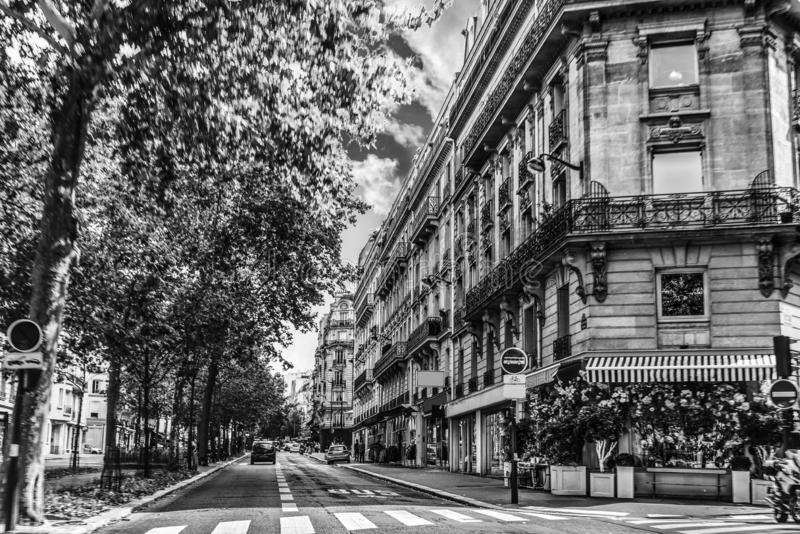
#> input picture Paris.jpg, 800 x 534 px
$ python main.py
#> lines starting #> are read from the running program, lines starting #| are printed output that depends on the picture; long printed decimals are rounded
import numpy as np
import numpy.linalg as npla
from scipy import linalg as spla
import matplotlib.pyplot as plt
np.set_printoptions(precision = 4)

image = plt.imread( "Paris.jpg" )
#> image is the input picture: shape (534, 800); min 0, max 255, mean 104.8
M = np.float64( image)
U, sigma, Vt = spla.svd(M)
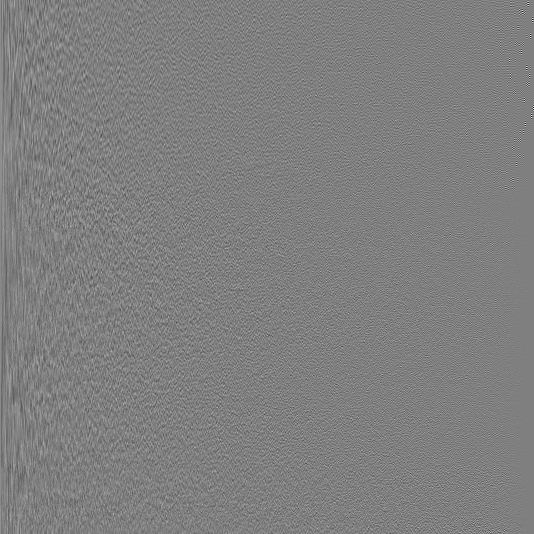
#> U: shape (534, 534) float64; min -0.454, max 0.454, mean 6.23e-05; drawn with min black and max white
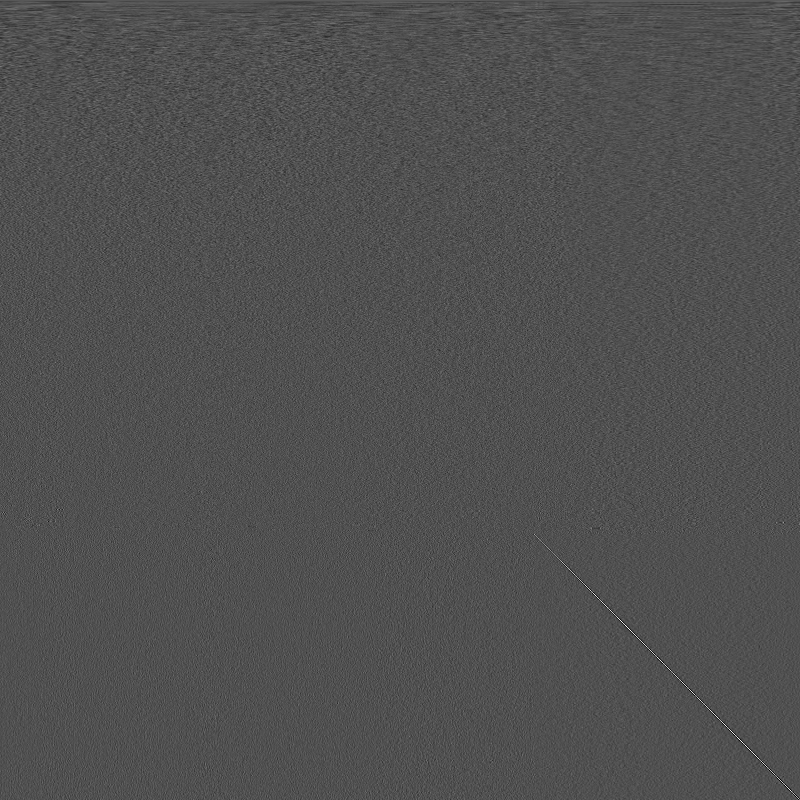
#> Vt: shape (800, 800) float64; min -0.312, max 0.676, mean 4.64e-05; drawn with min black and max white
#> sigma = 534 values, max 71289.5 at index 0, min 4.67 at index 533, mean 1040.4
nrows, ncols = M.shape
#> nrows = 534; ncols = 800
M_storage = nrows*ncols
#> M_storage = 427200
Mk = np.zeros(M.shape)
summed = np.sum(sigma)
#> summed = 555588.5
terms = 0;
preserved = 0
while preserved/summed < 0.99:
    Mk+=sigma[terms] * np.outer( U[:,terms], Vt[terms,:] )
    preserved += sigma[terms]
    terms+=1
#> this loop made 449 passes
#> preserved on passes 1 to 3: 71289.5, 84865.3, 95482.2
#> pass 1, `Mk+=sigma[terms] * np.outer( U[:,terms], Vt[terms,:] )`:
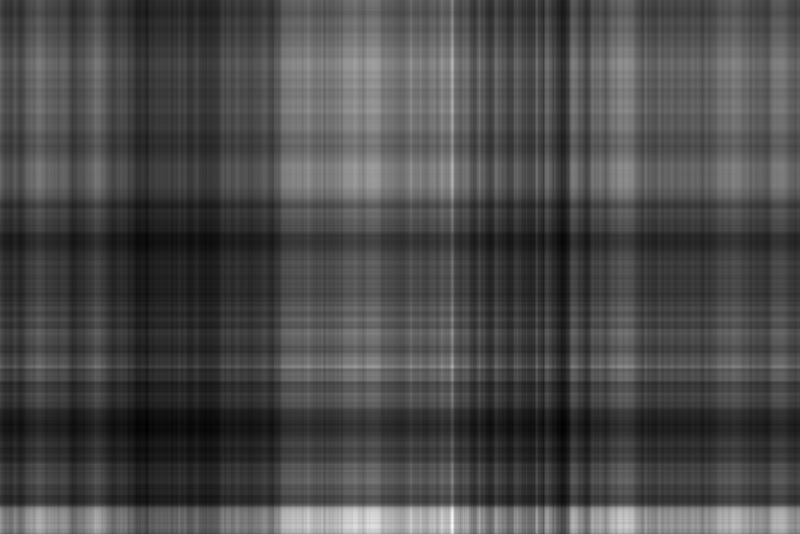
#> Mk: shape (534, 800) float64; min 35.05, max 275.4, mean 104.8; drawn with min black and max white
#> pass 2, `Mk+=sigma[terms] * np.outer( U[:,terms], Vt[terms,:] )`:
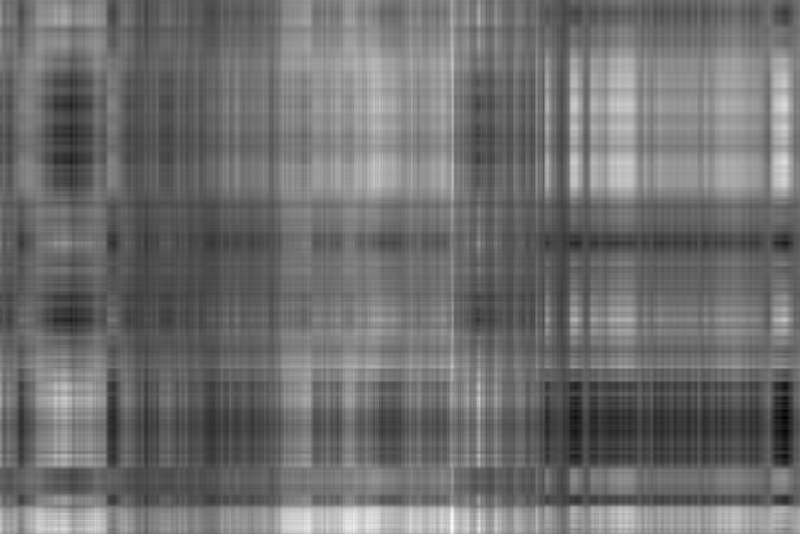
#> Mk: shape (534, 800) float64; min -28.57, max 277.3, mean 104.9; drawn with min black and max white
#> pass 3, `Mk+=sigma[terms] * np.outer( U[:,terms], Vt[terms,:] )`:
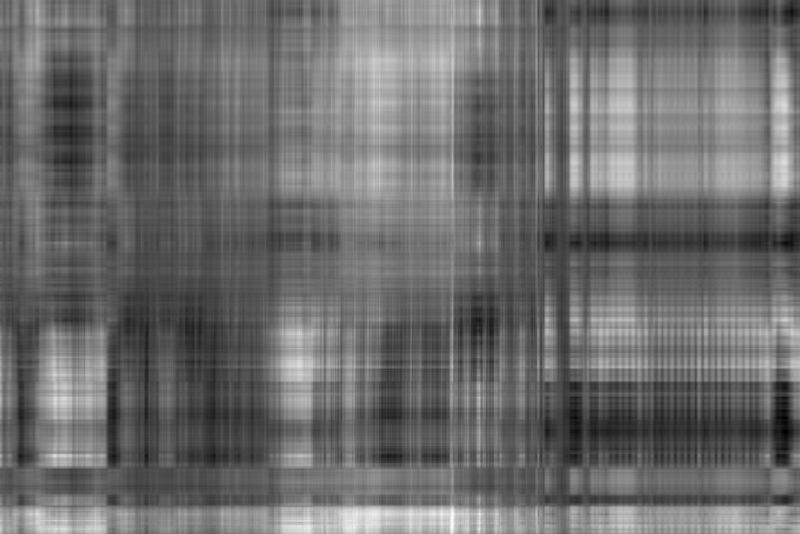
#> Mk: shape (534, 800) float64; min -21.96, max 276.2, mean 104.9; drawn with min black and max white
#> after the loop, preserved = 550103.5; terms = 449
print(terms)
#| 449

#10 terms

terms = 10
Mtemp = np.zeros(M.shape)
for i in range(terms):
    Mtemp +=sigma[i] * np.outer( U[:,i], Vt[i,:] )
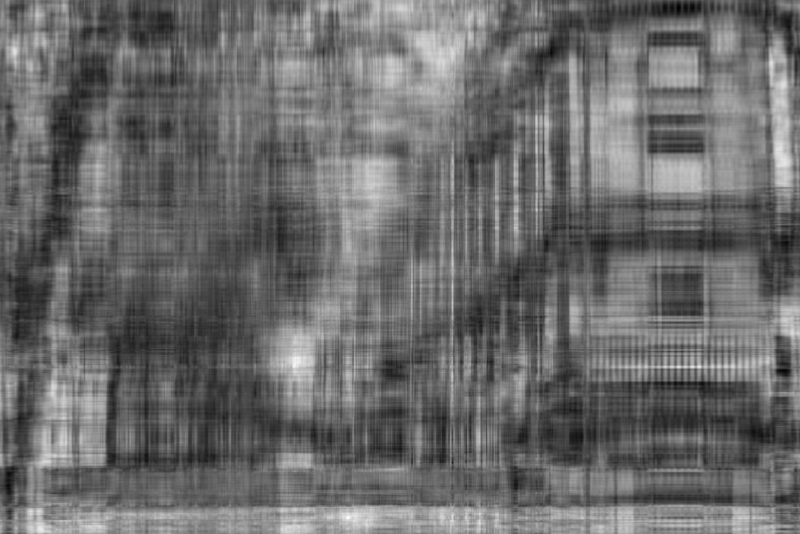
#> Mtemp: shape (534, 800) float64; min -45.16, max 313.1, mean 104.9; drawn with min black and max white
Mtemp_storage = terms*(nrows + ncols + 1)
#> Mtemp_storage = 13350
print("Compression Ratio",Mtemp_storage/M_storage)
#| Compression Ratio 0.03125
plt.figure(figsize=(20,20))
plt.subplot(1,2,1)
plt.title("Original image")
plt.imshow(M)
plt.subplot(1,2,2)
plt.title(f"Image with {terms} terms")
plt.imshow(Mtemp)

#100 terms

terms = 100
Mtemp = np.zeros(M.shape)
for i in range(terms):
    Mtemp +=sigma[i] * np.outer( U[:,i], Vt[i,:] )
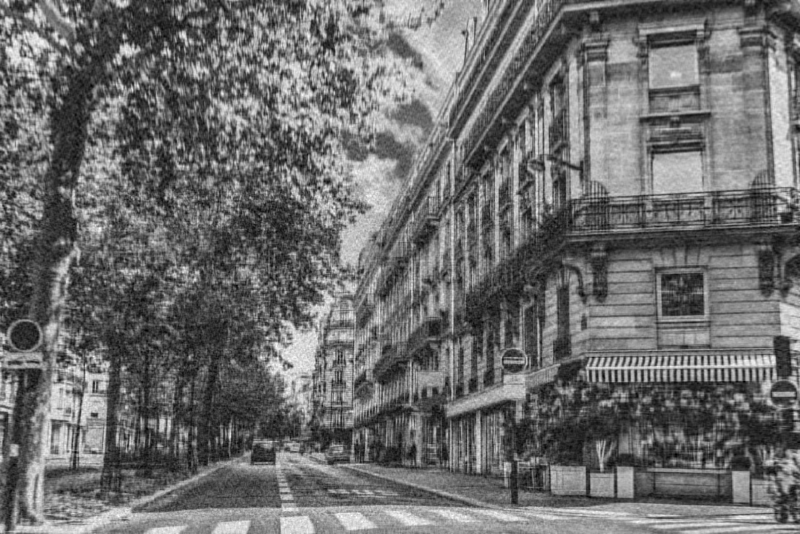
#> Mtemp: shape (534, 800) float64; min -35.98, max 292.1, mean 104.8; drawn with min black and max white
Mtemp_storage = terms*(nrows + ncols + 1)
#> Mtemp_storage = 133500
print("Compression Ratio",Mtemp_storage/M_storage)
#| Compression Ratio 0.3125
plt.figure(figsize=(20,20))
plt.subplot(1,2,1)
plt.title("Original image")
plt.imshow(M)
plt.subplot(1,2,2)
plt.title(f"Image with {terms} terms")
plt.imshow(Mtemp)

#150 terms

terms = 150
Mtemp = np.zeros(M.shape)
for i in range(terms):
    Mtemp +=sigma[i] * np.outer( U[:,i], Vt[i,:] )
Mtemp_storage = terms*(nrows + ncols + 1)
#> Mtemp_storage = 200250
print("Compression Ratio",Mtemp_storage/M_storage)
#| Compression Ratio 0.4688
plt.figure(figsize=(20,20))
plt.subplot(1,2,1)
plt.title("Original image")
plt.imshow(M)
plt.subplot(1,2,2)
plt.title(f"Image with {terms} terms")
plt.imshow(Mtemp)

#200 terms

terms = 200
Mtemp = np.zeros(M.shape)
for i in range(terms):
    Mtemp +=sigma[i] * np.outer( U[:,i], Vt[i,:] )
Mtemp_storage = terms*(nrows + ncols + 1)
#> Mtemp_storage = 267000
print("Compression Ratio",Mtemp_storage/M_storage)
#| Compression Ratio 0.625
plt.figure(figsize=(20,20))
plt.subplot(1,2,1)
plt.title("Original image")
plt.imshow(M)
plt.subplot(1,2,2)
plt.title(f"Image with {terms} terms")
plt.imshow(Mtemp)

#300 terms

terms = 300
Mtemp = np.zeros(M.shape)
for i in range(terms):
    Mtemp +=sigma[i] * np.outer( U[:,i], Vt[i,:] )
Mtemp_storage = terms*(nrows + ncols + 1)
#> Mtemp_storage = 400500
print("Compression Ratio",Mtemp_storage/M_storage)
#| Compression Ratio 0.9375
plt.figure(figsize=(20,20))
plt.subplot(1,2,1)
plt.title("Original image")
plt.imshow(M)
plt.subplot(1,2,2)
plt.title(f"Image with {terms} terms")
plt.imshow(Mtemp)
